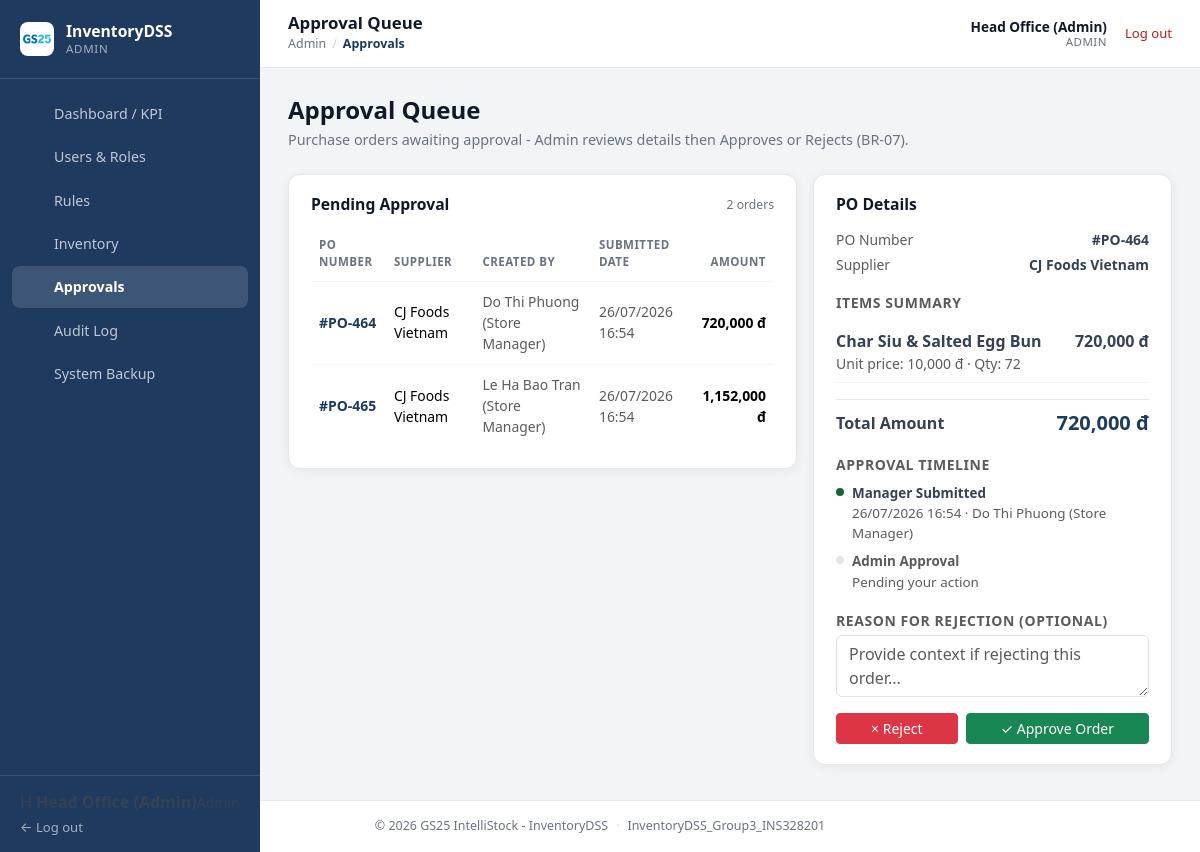
Page /frontend/admin/po_approval.php (signed in) on the committed database.
### tables this page shows
CREATE TABLE `purchase_orders` (
  `po_id` int(11) NOT NULL AUTO_INCREMENT,
  `supplier_id` int(11) NOT NULL,
  `created_by` int(11) NOT NULL,
  `status` enum('Draft','Pending','Approved','Rejected','Delivered') NOT NULL DEFAULT 'Draft',
  `approved_by` int(11) DEFAULT NULL,
  `created_at` datetime NOT NULL DEFAULT current_timestamp(),
  `approved_at` datetime DEFAULT NULL,
  PRIMARY KEY (`po_id`),
  KEY `supplier_id` (`supplier_id`),
  KEY `created_by` (`created_by`),
  KEY `approved_by` (`approved_by`),
  CONSTRAINT `purchase_orders_ibfk_1` FOREIGN KEY (`supplier_id`) REFERENCES `suppliers` (`supplier_id`),
  CONSTRAINT `purchase_orders_ibfk_2` FOREIGN KEY (`created_by`) REFERENCES `accounts` (`account_id`),
  CONSTRAINT `purchase_orders_ibfk_3` FOREIGN KEY (`approved_by`) REFERENCES `accounts` (`account_id`)
);

CREATE TABLE `suppliers` (
  `supplier_id` int(11) NOT NULL AUTO_INCREMENT,
  `supplier_name` varchar(100) NOT NULL,
  `contact_phone` varchar(20) DEFAULT NULL,
  `avg_lead_time_days` decimal(5,1) DEFAULT NULL,
  PRIMARY KEY (`supplier_id`)
);

CREATE TABLE `accounts` (
  `account_id` int(11) NOT NULL AUTO_INCREMENT,
  `username` varchar(50) NOT NULL,
  `password_hash` varchar(255) NOT NULL,
  `full_name` varchar(100) NOT NULL,
  `email` varchar(100) DEFAULT NULL,
  `phone_number` varchar(20) DEFAULT NULL,
  `role_id` int(11) NOT NULL,
  `status` enum('active','locked') NOT NULL DEFAULT 'active',
  `created_at` datetime NOT NULL DEFAULT current_timestamp(),
  PRIMARY KEY (`account_id`),
  UNIQUE KEY `username` (`username`),
  KEY `role_id` (`role_id`),
  CONSTRAINT `accounts_ibfk_1` FOREIGN KEY (`role_id`) REFERENCES `roles` (`role_id`)
);

CREATE TABLE `purchase_order_details` (
  `po_detail_id` int(11) NOT NULL AUTO_INCREMENT,
  `po_id` int(11) NOT NULL,
  `product_id` int(11) NOT NULL,
  `suggested_qty` int(11) NOT NULL,
  `approved_qty` int(11) NOT NULL,
  `received_qty` int(11) DEFAULT NULL,
  `discrepancy_reason` varchar(150) DEFAULT NULL,
  PRIMARY KEY (`po_detail_id`),
  KEY `po_id` (`po_id`),
  KEY `product_id` (`product_id`),
  CONSTRAINT `purchase_order_details_ibfk_1` FOREIGN KEY (`po_id`) REFERENCES `purchase_orders` (`po_id`) ON DELETE CASCADE,
  CONSTRAINT `purchase_order_details_ibfk_2` FOREIGN KEY (`product_id`) REFERENCES `products` (`product_id`)
);

CREATE TABLE `products` (
  `product_id` int(11) NOT NULL AUTO_INCREMENT,
  `sku_code` varchar(30) NOT NULL,
  `product_name` varchar(150) NOT NULL,
  `category_id` int(11) NOT NULL,
  `supplier_id` int(11) NOT NULL,
  `unit` varchar(20) NOT NULL,
  `shelf_life_days` int(11) DEFAULT NULL,
  `unit_cost` decimal(12,2) NOT NULL DEFAULT 0.00,
  `selling_price` decimal(12,2) NOT NULL DEFAULT 0.00,
  `is_active` tinyint(1) NOT NULL DEFAULT 1,
  PRIMARY KEY (`product_id`),
  UNIQUE KEY `sku_code` (`sku_code`),
  KEY `category_id` (`category_id`),
  KEY `supplier_id` (`supplier_id`),
  CONSTRAINT `products_ibfk_1` FOREIGN KEY (`category_id`) REFERENCES `categories` (`category_id`),
  CONSTRAINT `products_ibfk_2` FOREIGN KEY (`supplier_id`) REFERENCES `suppliers` (`supplier_id`)
);

### frontend/admin/po_approval.php (the view, shortened to what the rows shown need)
<?php
require_once __DIR__ . '/../../backend/config/database.php';
require_once __DIR__ . '/../../backend/services/AdminService.php';
$adminService = new AdminService();
$pendingOrders = $adminService->listPendingApprovals();
$selectedPoId = isset($_GET['po_id']) ? (int) $_GET['po_id'] : null;
$selectedPo = null;
if ($selectedPo === null && !empty($pendingOrders)) {
    $selectedPo = $pendingOrders[0];
    $selectedPoId = (int) $selectedPo['po_id'];
}
?>
<!DOCTYPE html>
<html lang="en">
<head>
    <link href="https://cdn.jsdelivr.net/npm/bootstrap@5.3.3/dist/css/bootstrap.min.css" rel="stylesheet">
    <link href="<?= BASE_URL ?>/assets/css/theme_variables.css" rel="stylesheet">
    <link href="<?= BASE_URL ?>/assets/css/custom.css" rel="stylesheet">
</head>
<body>
    <div class="app-shell">
        <div class="app-content">
            <?php require __DIR__ . '/../components/header.php'; ?>
            <main class="app-main">
                <div class="mb-4">
                    <h2 class="page-heading mb-1">Approval Queue</h2>
                </div>
                <?php if (empty($pendingOrders)): ?>
                    <div class="panel-card">
                        <div class="empty-state">No purchase orders are currently pending approval.</div>
                    </div>
                <?php else: ?>
                    <div class="row g-3">
                        <div class="col-12 col-xl-7">
                            <div class="panel-card">
                                <div class="table-responsive">
                                    <table class="table data-table align-middle mb-0">
                                        <thead>
                                            <tr>
                                                <th>PO Number</th>
                                                <th>Supplier</th>
                                                <th>Created By</th>
                                                <th>Submitted Date</th>
                                                <th class="text-end">Amount</th>
                                            </tr>
                                        </thead>
                                        <tbody>
                                            <?php foreach ($pendingOrders as $po): ?>
                                                <?php $isActive = (int) $po['po_id'] === $selectedPoId; ?>
                                                <tr style="<?= $isActive ? 'background: var(--surface-border-soft);' : '' ?> cursor: pointer;"
                                                    onclick="window.location.href='po_approval.php?po_id=<?= (int) $po['po_id'] ?>'">
                                                    <td class="fw-semibold" style="color: var(--brand-primary);">#PO-<?= (int) $po['po_id'] ?></td>
                                                    <td><?= htmlspecialchars($po['supplier_name'], ENT_QUOTES, 'UTF-8') ?></td>
                                                    <td class="text-muted"><?= htmlspecialchars($po['created_by_name'], ENT_QUOTES, 'UTF-8') ?></td>
                                                    <td class="text-muted small"><?= htmlspecialchars(date('d/m/Y H:i', strtotime($po['created_at'])), ENT_QUOTES, 'UTF-8') ?></td>
                                                    <td class="text-end fw-semibold"><?= number_format((float) $po['total_amount']) ?> đ</td>
                                                </tr>
                                            <?php endforeach; ?>
                                        </tbody>
                                    </table>
                                </div>
                            </div>
                        </div>
                        <div class="col-12 col-xl-5">
                            <?php if ($selectedPo === null): ?>
                                <div class="panel-card">
                                    <div class="empty-state">Select an order from the list on the left to view details.</div>
                                </div>
                            <?php else: ?>
                                <?php
                                    $totalAmount = 0;
                                    foreach ($selectedPo['details'] as $line) {
                                        $totalAmount += (float) $line['line_cost'];
                                    }
                                ?>
                                <div class="panel-card">
                                    <div class="d-flex justify-content-between align-items-start mb-3">
                                        <h3 class="panel-card-title mb-0">PO Details</h3>
                                    </div>
                                    <div class="d-flex flex-column gap-1 mb-3" style="font-size: .87rem;">
                                        <div class="d-flex justify-content-between">
                                            <span class="text-muted">PO Number</span>
                                            <span class="fw-semibold">#PO-<?= (int) $selectedPo['po_id'] ?></span>
                                        </div>
                                        <div class="d-flex justify-content-between">
                                            <span class="text-muted">Supplier</span>
                                            <span class="fw-semibold"><?= htmlspecialchars($selectedPo['supplier_name'], ENT_QUOTES, 'UTF-8') ?></span>
                                        </div>
                                    </div>
                                    <div class="text-uppercase text-muted small fw-semibold mb-2" style="letter-spacing: .04em;">Items Summary</div>
                                    <div class="d-flex flex-column gap-2 mb-3">
                                        <?php foreach ($selectedPo['details'] as $line): ?>
                                            <div class="d-flex justify-content-between align-items-start py-2" style="border-bottom: 1px solid var(--surface-border-soft);">
                                                <div>
                                                    <div class="fw-semibold"><?= htmlspecialchars($line['product_name'], ENT_QUOTES, 'UTF-8') ?></div>
                                                    <div class="text-muted small">Unit price: <?= number_format((float) $line['unit_cost']) ?> đ &middot; Qty: <?= number_format((int) $line['approved_qty']) ?></div>
                                                </div>
                                                <div class="fw-semibold text-end"><?= number_format((float) $line['line_cost']) ?> đ</div>
                                            </div>
                                        <?php endforeach; ?>
                                    </div>
                                    <div class="d-flex justify-content-between align-items-center mb-3 pt-2" style="border-top: 1px solid var(--surface-border);">
                                        <span class="fw-semibold">Total Amount</span>
                                        <span class="fw-bold fs-5" style="color: var(--brand-primary);"><?= number_format($totalAmount) ?> đ</span>
                                    </div>
                                    <div class="text-uppercase text-muted small fw-semibold mb-2" style="letter-spacing: .04em;">Approval Timeline</div>
                                    <div class="d-flex flex-column gap-2 mb-3" style="font-size: .84rem;">
                                        <div class="d-flex gap-2 align-items-start">
                                            <span style="width:8px; height:8px; border-radius:999px; margin-top:5px; background: var(--color-success); flex-shrink:0;"></span>
                                            <div>
                                                <div class="fw-semibold">Manager Submitted</div>
                                                <div class="text-muted"><?= htmlspecialchars(date('d/m/Y H:i', strtotime($selectedPo['created_at'])), ENT_QUOTES, 'UTF-8') ?> &middot; <?= htmlspecialchars($selectedPo['created_by_name'], ENT_QUOTES, 'UTF-8') ?></div>
                                            </div>
                                        </div>
                                        <div class="d-flex gap-2 align-items-start">
                                            <span style="width:8px; height:8px; border-radius:999px; margin-top:5px; background: var(--surface-border); flex-shrink:0;"></span>
                                            <div>
                                                <div class="fw-semibold text-muted">Admin Approval</div>
                                                <div class="text-muted">Pending your action</div>
                                            </div>
                                        </div>
                                    </div>
                                    <form method="POST" id="rejectReasonForm">
                                        <label class="text-uppercase text-muted small fw-semibold mb-1" style="letter-spacing: .04em;">Reason for Rejection (optional)</label>
                                        <textarea name="reason" class="form-control mb-3" rows="2" placeholder="Provide context if rejecting this order..."></textarea>
                                        <div class="d-flex gap-2">
                                            <button type="submit" name="action" value="reject" class="btn btn-danger btn-sm flex-fill"
                                                    onclick="return confirm('Reject PO #PO-<?= (int) $selectedPo['po_id'] ?>?');">
                                                &times; Reject
                                            </button>
                                            <button type="submit" name="action" value="approve" class="btn btn-success btn-sm flex-fill"
                                                    onclick="return confirm('Approve PO #PO-<?= (int) $selectedPo['po_id'] ?>? The order will be considered sent to the supplier (BR-07).');">
                                                &check; Approve Order
                                            </button>
                                        </div>
                                    </form>
                                </div>
                            <?php endif; ?>
                        </div>
                    </div>
                <?php endif; ?>
            </main>
        </div>
    </div>
    <?php require __DIR__ . '/../components/footer.php'; ?>

### rows in the picture
purchase_orders: po_id "464", supplier.supplier_name "CJ Foods Vietnam", created_by.full_name "Do Thi Phuong (Store Manager)", created_at "26/07/2026 16:54", total_amount "720,000"
purchase_orders: po_id "465", supplier.supplier_name "CJ Foods Vietnam", created_by.full_name "Le Ha Bao Tran (Store Manager)", created_at "26/07/2026 16:54", total_amount "1,152,000"
suppliers: supplier_name "CJ Foods Vietnam"
purchase_order_details: product.product_name "Char Siu & Salted Egg Bun", product.unit_cost "10,000", approved_qty "72", line_cost "720,000"
accounts: full_name "Do Thi Phuong (Store Manager)"

### other values in the picture
Auth::roleName() "ADMIN"
$item['label'] "Dashboard / KPI"
$item['label'] "Users & Roles"
$item['label'] "Rules"
$item['label'] "Inventory"
$item['label'] "Approvals"
$item['label'] "Audit Log"
$item['label'] "System Backup"
$pageTitle "Approval Queue"
$crumb "Admin"
$crumb "Approvals"
Auth::fullName() "Head Office (Admin)"
count($pendingOrders) "2"
$totalAmount "720,000"
